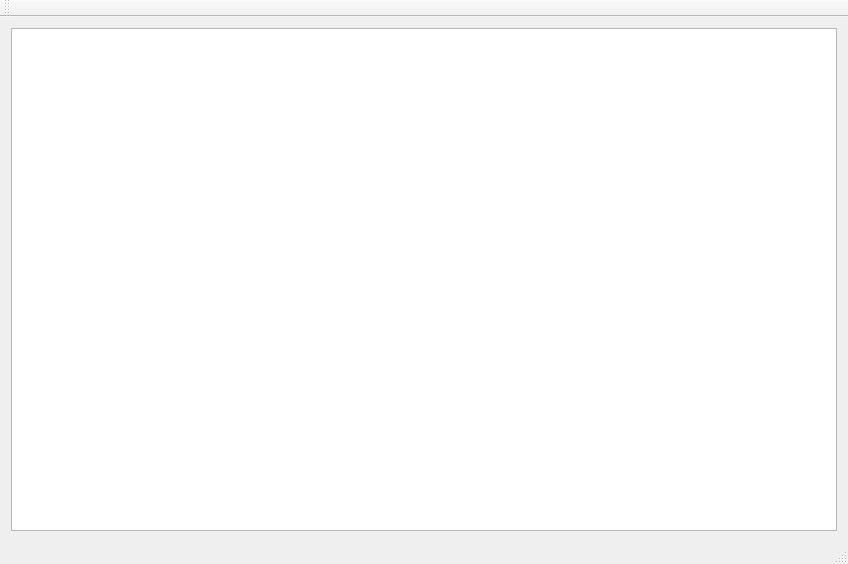
<?xml version="1.0" encoding="UTF-8"?>
<ui version="4.0">
 <class>MainWindow</class>
 <widget class="QMainWindow" name="MainWindow">
  <property name="geometry">
   <rect>
    <x>0</x>
    <y>0</y>
    <width>848</width>
    <height>564</height>
   </rect>
  </property>
  <property name="windowTitle">
   <string>MainWindow</string>
  </property>
  <widget class="QWidget" name="centralWidget">
   <layout class="QHBoxLayout" name="horizontalLayout">
    <item>
     <widget class="QGraphicsView" name="_compView"/>
    </item>
   </layout>
  </widget>
  <widget class="QMenuBar" name="menuBar">
   <property name="geometry">
    <rect>
     <x>0</x>
     <y>0</y>
     <width>848</width>
     <height>21</height>
    </rect>
   </property>
  </widget>
  <widget class="QToolBar" name="mainToolBar">
   <attribute name="toolBarArea">
    <enum>TopToolBarArea</enum>
   </attribute>
   <attribute name="toolBarBreak">
    <bool>false</bool>
   </attribute>
  </widget>
  <widget class="QStatusBar" name="statusBar"/>
 </widget>
 <layoutdefault spacing="6" margin="11"/>
 <resources/>
 <connections/>
</ui>
